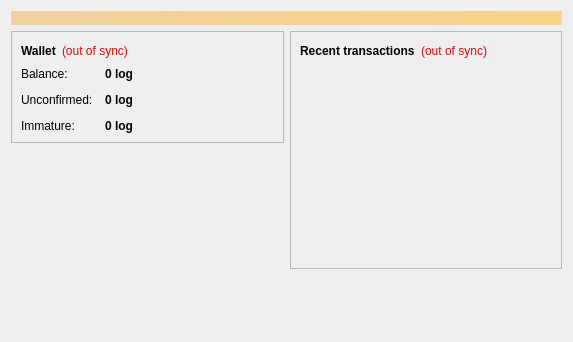
<?xml version="1.0" encoding="UTF-8"?>
<ui version="4.0">
 <class>OverviewPage</class>
 <widget class="QWidget" name="OverviewPage">
  <property name="geometry">
   <rect>
    <x>0</x>
    <y>0</y>
    <width>573</width>
    <height>342</height>
   </rect>
  </property>
  <property name="windowTitle">
   <string>Form</string>
  </property>
  <layout class="QVBoxLayout" name="topLayout">
   <item>
    <widget class="QLabel" name="labelAlerts">
     <property name="visible">
      <bool>false</bool>
     </property>
     <property name="styleSheet">
      <string notr="true">background-color: qlineargradient(x1: 0, y1: 0, x2: 1, y2: 0, stop:0 #F0D0A0, stop:1 #F8D488); color:#000000;</string>
     </property>
     <property name="wordWrap">
      <bool>true</bool>
     </property>
     <property name="margin">
      <number>3</number>
     </property>
    </widget>
   </item>
   <item>
    <layout class="QHBoxLayout" name="horizontalLayout" stretch="1,1">
     <item>
      <layout class="QVBoxLayout" name="verticalLayout_2">
       <item>
        <widget class="QFrame" name="frame">
         <property name="frameShape">
          <enum>QFrame::StyledPanel</enum>
         </property>
         <property name="frameShadow">
          <enum>QFrame::Raised</enum>
         </property>
         <layout class="QVBoxLayout" name="verticalLayout_4">
          <item>
           <layout class="QHBoxLayout" name="horizontalLayout_4">
            <item>
             <widget class="QLabel" name="label_5">
              <property name="font">
               <font>
                <weight>75</weight>
                <bold>true</bold>
               </font>
              </property>
              <property name="text">
               <string>Wallet</string>
              </property>
             </widget>
            </item>
            <item>
             <widget class="QLabel" name="labelWalletStatus">
              <property name="toolTip">
               <string>The displayed information may be out of date. Your wallet automatically synchronizes with the LogCoin network after a connection is established, but this process has not completed yet.</string>
              </property>
              <property name="styleSheet">
               <string notr="true">QLabel { color: red; }</string>
              </property>
              <property name="text">
               <string notr="true">(out of sync)</string>
              </property>
              <property name="alignment">
               <set>Qt::AlignLeading|Qt::AlignLeft|Qt::AlignVCenter</set>
              </property>
             </widget>
            </item>
            <item>
             <spacer name="horizontalSpacer_2">
              <property name="orientation">
               <enum>Qt::Horizontal</enum>
              </property>
              <property name="sizeHint" stdset="0">
               <size>
                <width>40</width>
                <height>20</height>
               </size>
              </property>
             </spacer>
            </item>
           </layout>
          </item>
          <item>
           <layout class="QFormLayout" name="formLayout_2">
            <property name="fieldGrowthPolicy">
             <enum>QFormLayout::AllNonFixedFieldsGrow</enum>
            </property>
            <property name="horizontalSpacing">
             <number>12</number>
            </property>
            <property name="verticalSpacing">
             <number>12</number>
            </property>
            <item row="0" column="0">
             <widget class="QLabel" name="label">
              <property name="text">
               <string>Balance:</string>
              </property>
             </widget>
            </item>
            <item row="0" column="1">
             <widget class="QLabel" name="labelBalance">
              <property name="font">
               <font>
                <weight>75</weight>
                <bold>true</bold>
               </font>
              </property>
              <property name="cursor">
               <cursorShape>IBeamCursor</cursorShape>
              </property>
              <property name="toolTip">
               <string>Your current balance</string>
              </property>
              <property name="text">
               <string notr="true">0 log</string>
              </property>
              <property name="textInteractionFlags">
               <set>Qt::LinksAccessibleByMouse|Qt::TextSelectableByKeyboard|Qt::TextSelectableByMouse</set>
              </property>
             </widget>
            </item>
            <item row="1" column="0">
             <widget class="QLabel" name="label_3">
              <property name="text">
               <string>Unconfirmed:</string>
              </property>
             </widget>
            </item>
            <item row="1" column="1">
             <widget class="QLabel" name="labelUnconfirmed">
              <property name="font">
               <font>
                <weight>75</weight>
                <bold>true</bold>
               </font>
              </property>
              <property name="cursor">
               <cursorShape>IBeamCursor</cursorShape>
              </property>
              <property name="toolTip">
               <string>Total of transactions that have yet to be confirmed, and do not yet count toward the current balance</string>
              </property>
              <property name="text">
               <string notr="true">0 log</string>
              </property>
              <property name="textInteractionFlags">
               <set>Qt::LinksAccessibleByMouse|Qt::TextSelectableByKeyboard|Qt::TextSelectableByMouse</set>
              </property>
             </widget>
            </item>
            <item row="2" column="0">
             <widget class="QLabel" name="labelImmatureText">
              <property name="text">
               <string>Immature:</string>
              </property>
             </widget>
            </item>
            <item row="2" column="1">
             <widget class="QLabel" name="labelImmature">
              <property name="font">
               <font>
                <weight>75</weight>
                <bold>true</bold>
               </font>
              </property>
              <property name="toolTip">
               <string>Mined balance that has not yet matured</string>
              </property>
              <property name="text">
               <string notr="true">0 log</string>
              </property>
              <property name="textInteractionFlags">
               <set>Qt::LinksAccessibleByMouse|Qt::TextSelectableByKeyboard|Qt::TextSelectableByMouse</set>
              </property>
             </widget>
            </item>
           </layout>
          </item>
         </layout>
        </widget>
       </item>
       <item>
        <spacer name="verticalSpacer">
         <property name="orientation">
          <enum>Qt::Vertical</enum>
         </property>
         <property name="sizeHint" stdset="0">
          <size>
           <width>20</width>
           <height>40</height>
          </size>
         </property>
        </spacer>
       </item>
      </layout>
     </item>
     <item>
      <layout class="QVBoxLayout" name="verticalLayout_3">
       <item>
        <widget class="QFrame" name="frame_2">
         <property name="frameShape">
          <enum>QFrame::StyledPanel</enum>
         </property>
         <property name="frameShadow">
          <enum>QFrame::Raised</enum>
         </property>
         <layout class="QVBoxLayout" name="verticalLayout">
          <item>
           <layout class="QHBoxLayout" name="horizontalLayout_2">
            <item>
             <widget class="QLabel" name="label_4">
              <property name="text">
               <string>&lt;b&gt;Recent transactions&lt;/b&gt;</string>
              </property>
             </widget>
            </item>
            <item>
             <widget class="QLabel" name="labelTransactionsStatus">
              <property name="toolTip">
               <string>The displayed information may be out of date. Your wallet automatically synchronizes with the LogCoin network after a connection is established, but this process has not completed yet.</string>
              </property>
              <property name="styleSheet">
               <string notr="true">QLabel { color: red; }</string>
              </property>
              <property name="text">
               <string notr="true">(out of sync)</string>
              </property>
              <property name="alignment">
               <set>Qt::AlignRight|Qt::AlignTrailing|Qt::AlignVCenter</set>
              </property>
             </widget>
            </item>
            <item>
             <spacer name="horizontalSpacer">
              <property name="orientation">
               <enum>Qt::Horizontal</enum>
              </property>
              <property name="sizeHint" stdset="0">
               <size>
                <width>40</width>
                <height>20</height>
               </size>
              </property>
             </spacer>
            </item>
           </layout>
          </item>
          <item>
           <widget class="QListView" name="listTransactions">
            <property name="styleSheet">
             <string notr="true">QListView { background: transparent; }</string>
            </property>
            <property name="frameShape">
             <enum>QFrame::NoFrame</enum>
            </property>
            <property name="verticalScrollBarPolicy">
             <enum>Qt::ScrollBarAlwaysOff</enum>
            </property>
            <property name="horizontalScrollBarPolicy">
             <enum>Qt::ScrollBarAlwaysOff</enum>
            </property>
            <property name="selectionMode">
             <enum>QAbstractItemView::NoSelection</enum>
            </property>
           </widget>
          </item>
         </layout>
        </widget>
       </item>
       <item>
        <spacer name="verticalSpacer_2">
         <property name="orientation">
          <enum>Qt::Vertical</enum>
         </property>
         <property name="sizeHint" stdset="0">
          <size>
           <width>20</width>
           <height>40</height>
          </size>
         </property>
        </spacer>
       </item>
      </layout>
     </item>
    </layout>
   </item>
  </layout>
 </widget>
 <resources/>
 <connections/>
</ui>
